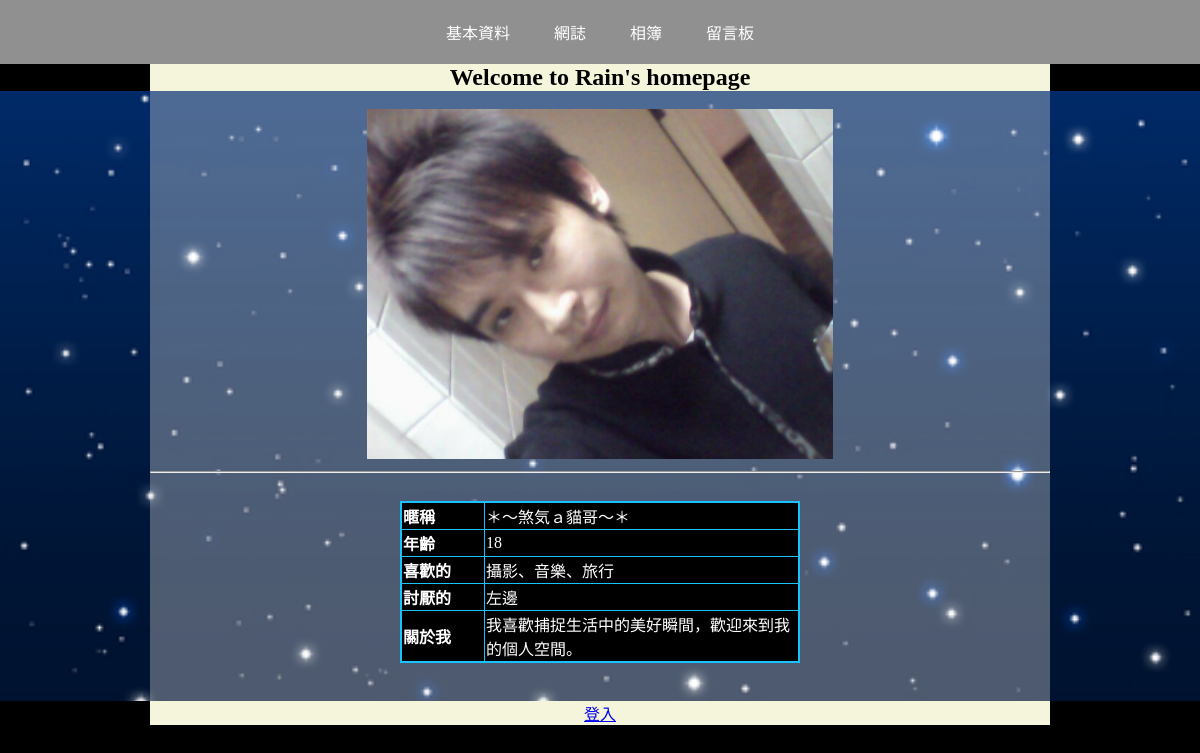
Page /user_profile on the earlier database version.
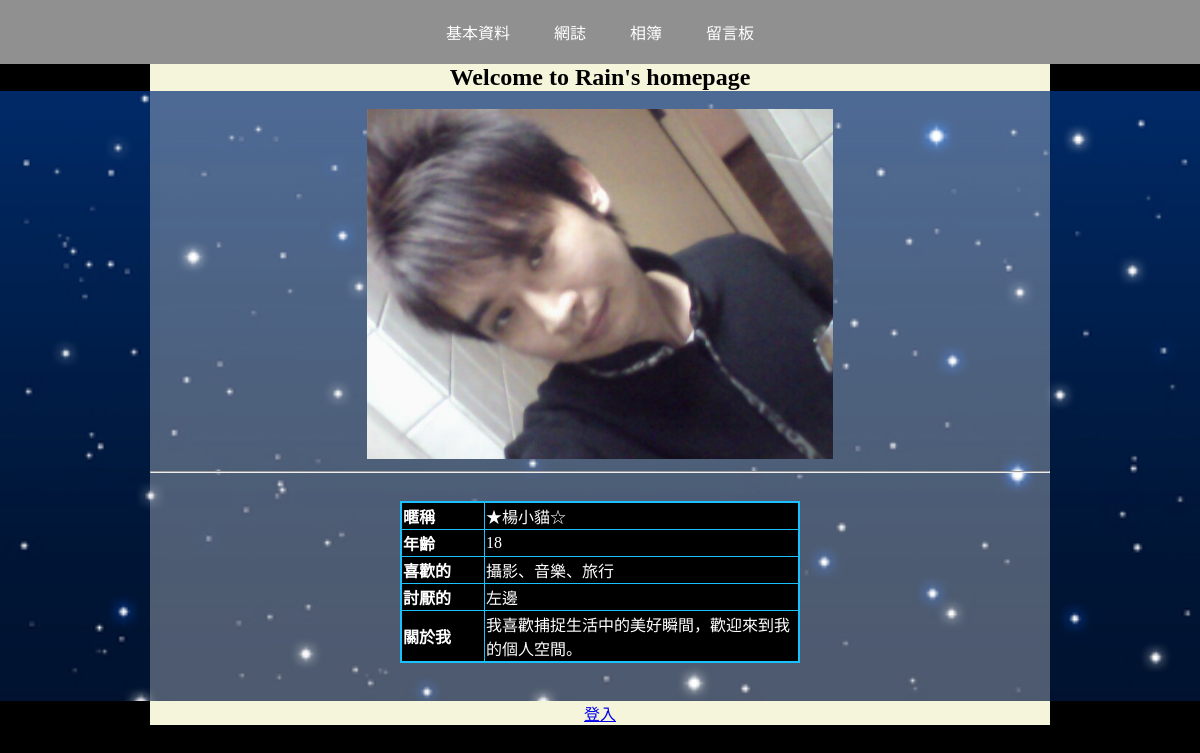
Same page on the later database version.
### crudpractice/models.py (models this page shows, shortened)
class Profile(models.Model):
    GENDER_CHOICES = [
        ('男', '男'),
        ('女', '女'),
        ('不顯示', '不顯示'),
    ]
    user = models.ForeignKey(User, on_delete=models.CASCADE)
    profilepic = models.ImageField(upload_to='profilepic/')
    nickname = models.CharField(max_length=20, null=False)
    age = models.IntegerField(null=False)
    gender = models.CharField(max_length=5, choices=GENDER_CHOICES, null=False)
    likes = models.CharField(max_length=20, null=False)
    dislikes = models.CharField(max_length=20, null=False)
    aboutme = models.TextField(max_length=255, null=False)

### crudpractice/views.py (the view)
# urls.py: path('user_profile', views.user_profile),
def user_profile(request):
    obj = User.objects.get(username='rain')
    id = obj.id
    profile_obj = Profile.objects.get(id=id)
    profilepic = profile_obj.profilepic
    nickname = profile_obj.nickname
    age = profile_obj.age
    gender = profile_obj.gender
    likes = profile_obj.likes
    dislikes = profile_obj.dislikes
    aboutme = profile_obj.aboutme
    if request.method == 'POST':
        username = request.POST.get('username')
        password = request.POST.get('password')
        try:
            user_obj = User.objects.get(username=username, password=password)
            request.session['name'] = username
            name = request.session.get('name')
            return render(request, 'user_profile.html', locals())
        except User.DoesNotExist:
            return render(request, 'error_page.html', {'message': '帳號或密碼錯誤'})
    else:
        name = request.session.get('name')
        return render(request, 'user_profile.html', locals())

### templates/user_profile.html (shortened to what this page needs)
<!DOCTYPE html>
<html lang="en">
<head>
    <link rel="stylesheet" href="/static/style.css">
</head>
<body>
    <div class="connection">
        <a href="user_profile">基本資料</a>
        <a href="blog">網誌</a>
        <a href="album">相簿</a>
        <a href="board">留言板</a>
    </div>
    <h2>Welcome to Rain's homepage</h2>
    <div class="bgc">
        <div class="bgc2">
            <br>
            <div class="propic">
                {% if profilepic.url %}
                <img src={{profilepic.url}} alt="" style="width: auto; height: 350px">
                {% else %}
                <img src="/static/nopic.png" alt="No Image" style="width: auto; height: 350px">
                {% endif %}
                <br>
            </div>
            <hr>
            <div class="proinfo">
                <table border="3">
                    <tr>
                        <th style="width: 80px;">暱稱</th><td>{{nickname}}</td>
                    </tr>
                    <tr>
                        <th>年齡</th><td>{{age}}</td>
                    </tr>
                    <tr>
                        <th>喜歡的</th><td>{{likes}}</td>
                    </tr>
                    <tr>
                        <th>討厭的</th><td>{{dislikes}}</td>
                    </tr>
                    <tr>
                        <th>關於我</th><td>{{aboutme}}</td>
                    </tr>
                </table>
            </div>
            <br>
        </div>
    </div>
    <footer>
        {% if request.session.name == 'rain' %}
        <a href="change_profilepic">修改個人大頭貼</a><br>
        <a href="change_profile">修改個人說明檔</a><br>
        <a href="logout">登出</a>
        {% elif request.session.name == None %}
        <a href="/">登入</a>
        {% else %}
        <a href="logout">登出</a>
        {% endif %}
    </footer>
</body>
</html>

### static/style.css (style rules this page uses)
body { margin: 0; padding: 0; text-align: center; background-color: #000000; }
.connection { margin: auto; padding: 20px; background-color: #909090; }
.connection a { padding: 20px; text-decoration: none; color: #fff; }
table { border-collapse: collapse; width: 400px; border: 2px solid #18c1ff; margin: auto; text-align: left; background-color: #000; color: #fff; }
.bgc { background-image: url(/static/bg1.jpeg); background-size: cover; margin: auto; padding: auto; }
h2, h3, h6 { background-color: beige; margin: auto; width: 900px; }
footer { background-color: beige; margin: auto; width: 900px; }
.bgc2 { width: 900px; background-color: rgba(255, 255, 255, 0.3); margin: auto; }

### templates/user_profile.html (style rules this page uses)
.proinfo { max-width: 600px; margin: auto; padding: 20px; }

Differences in the rows shown:
changed Profile "攝影、音樂、旅行": nickname "＊～煞気ａ貓哥～＊" → "★楊小貓☆"
